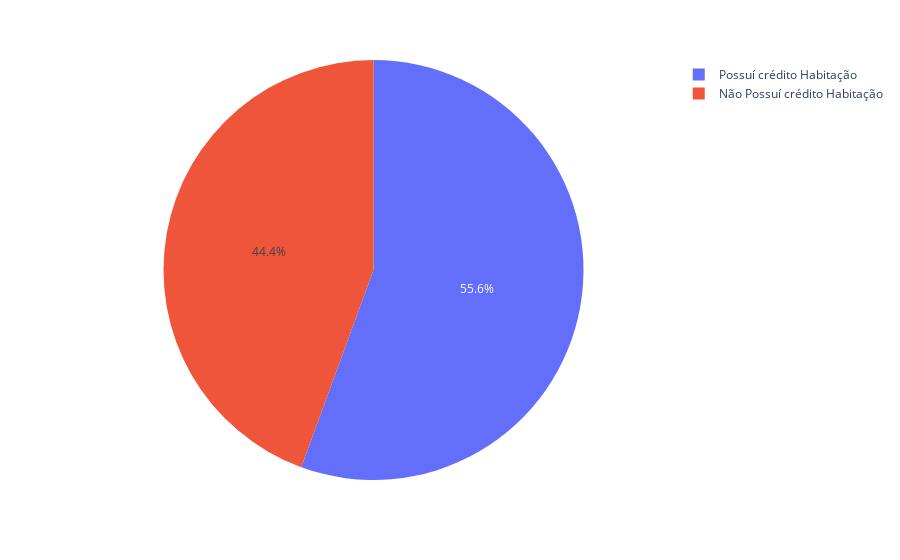

Notebook source saved alongside this figure:
### Code cell
labels = data['housing'].value_counts().index
values = data['housing'].value_counts().values

fig = px.pie(data, values= values, names= labels)
fig.update_traces(textposition='inside')
fig.update_layout(uniformtext_minsize=12, uniformtext_mode='show')
fig.show()

### Figure 1 — Plotly figure (JSON) as saved in the notebook; plotly's stock layout.template omitted (floating-point values rounded to 4 significant figures)
{"data": [{"domain": {"x": [0, 1], "y": [0, 1]}, "hovertemplate": "label=%{label}<br>value=%{value}<extra></extra>", "labels": ["Possuí crédito Habitação", "Não Possuí crédito Habitação"], "legendgroup": "", "name": "", "showlegend": true, "textposition": "inside", "type": "pie", "values": [25122, 20068]}], "layout": {"legend": {"tracegroupgap": 0}, "margin": {"t": 60}, "uniformtext": {"minsize": 12, "mode": "show"}}}
